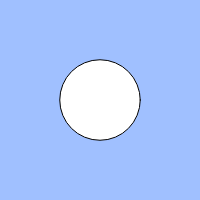
Frame 1 (no input)
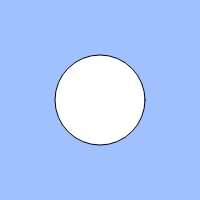
Frame 60 (no input)
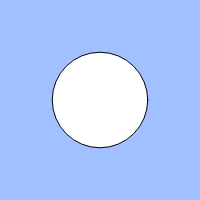
Frame 120 (the mouse pressed at the canvas centre since frame 60)

The p5.js sketch that drew these frames (run headless with seeded random() and noise() and a simulated clock; from frame 60 on, the mouse is pressed at the canvas centre):

// p5.js sketch
// ── sketch.js
// 練習問題「心臓の鼓動のように大きくなったり小さくなったりする円」
let count;
let cycle;

function setup(){
  createCanvas(200,200);
  count = 80;
  cycle = 100;
}

function draw(){
  background(160, 192, 255);
   if(count<80){count=80}
   count=(count+0.5)%cycle
  let size=count
  ellipse(width / 2, height / 2, size);
 if(mouseIsPressed){count=(count+1)%cycle}
}
